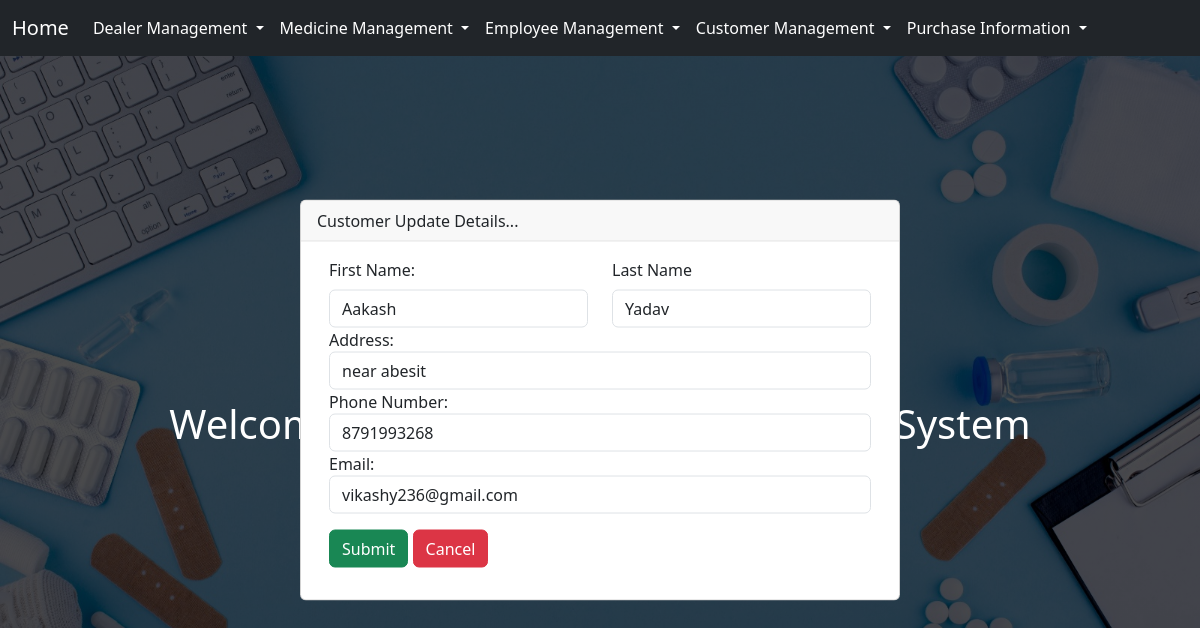
The app's page /3/customer_update with its own data.
### core/models.py (models this page shows, shortened)
class Customer(models.Model):
    customer_first_name = models.CharField(max_length=20)
    customer_last_name = models.CharField(max_length=20)
    customer_address = models.CharField(max_length=20)
    customer_contact = models.IntegerField()
    customer_email = models.EmailField()
    class Meta:
        ordering = ['customer_first_name']

### core/views.py (the view)
# urls.py: path('<int:id>/customer_update',views.customer_update,name="customer_update"),
def customer_update(request,id):
    queryset = Customer.objects.get(id=id)
    if request.method == "POST":
        data = request.POST
        customer_first_name = data.get('customer_first_name')
        customer_last_name = data.get('customer_last_name')
        customer_address = data.get('customer_address')
        customer_contact = data.get('customer_contact')
        customer_email = data.get('customer_email')
        queryset.customer_first_name = customer_first_name
        queryset.customer_last_name = customer_last_name
        queryset.customer_address  = customer_address
        queryset.customer_contact  = customer_contact
        queryset.customer_email  = customer_email
        queryset.save()
        return redirect('home')
    else:
        context = {'queryset':queryset}
        return render(request,'core/updatecustomer.html',context)

### core/templates/core/updatecustomer.html (shortened to what this page needs)
{% extends "base.html" %}
{% load static %}
{% block style %}
<link rel="stylesheet" href="{% static 'core/css/updatedealer.css' %}">
{% endblock style %}
{% block onload %}
onload="$('#exampleModalCenter').modal('show')"
{% endblock onload %}
{% block customer %}
<div class="card-container">
    <div class="card">
        <div class="card-header d-flex justify-content-between">
            <p class="d-flex align-items-center">Customer Update Details...</p>
        </div>
        <div class="container main_container">
            <div class="card-body">
                <form class="row" id="card-form" method="POST">
                    <div class="col-md-6 form-group">
                        <label for="customer_first_name" class="form-label">First Name:</label>
                        <input type="text" class="form-control" value="{{queryset.customer_first_name}}" name="customer_first_name">
                    </div>
                    <div class="col-md-6 form-group">
                        <label for="customer_last_name" class="form-label">Last Name</label>
                        <input type="text" class="form-control" value="{{queryset.customer_last_name}}" name="customer_last_name">
                    </div>
                    <div class="form-group">
                        <label for="customer_address">Address:</label>
                        <input type="text" class="form-control" value="{{queryset.customer_address}}" name="customer_address" required>
                    </div>
                    <div class="form-group">
                        <label for="customer_contact">Phone Number:</label>
                        <input type="number" class="form-control" value="{{queryset.customer_contact}}" name="customer_contact" required>
                    </div>
                    <div class="form-group">
                        <label for="customer_email">Email:</label>
                        <input type="email" class="form-control" name="customer_email" value="{{queryset.customer_email}}" required>
                    </div>
                    <div class="col-12 my-3">
                        <button type="submit" class="btn btn-success">Submit</button>
                        <a href="{% url 'home' %}" class="btn btn-danger">Cancel</a>
                    </div>
                </form>
            </div>
        </div>
    </div>
</div>
{% endblock customer %}

### static/core/css/updatedealer.css (style rules this page uses)
body, html { margin: 0; padding: 0; height: 100%; width: 100%; }
a { cursor: pointer; }
.card-container { width: 90%; position: fixed; top: 50%; left: 50%; transform: translate(-50%, -50%); max-width: 50%; z-index: 1050; animation: slide-down 0.5s ease-out; }
.card-header p { margin: 0; }

### templates/base.html (style rules this page uses)
a { text-decoration: none; color: black; }

### records on screen
Customer: customer_first_name "Aakash", customer_last_name "Yadav", customer_address "near abesit", customer_contact "8791993268", customer_email "vikashy236@gmail.com"
